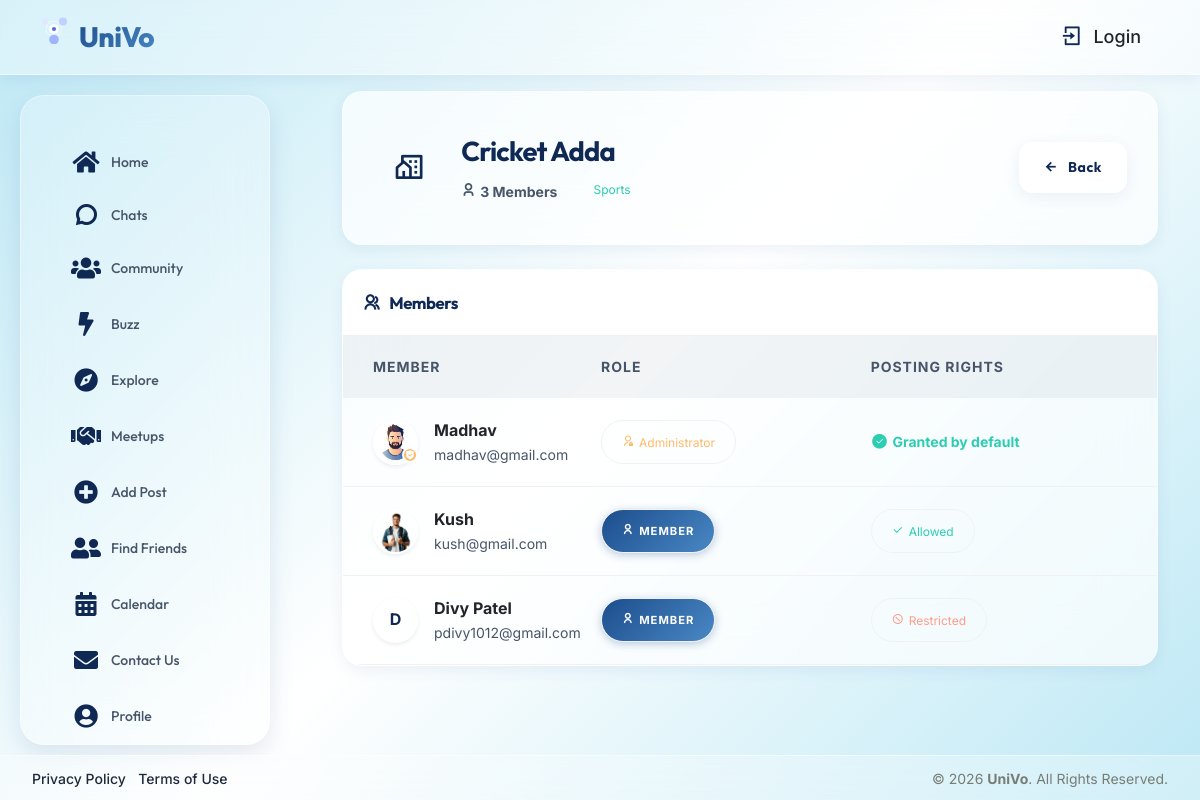
Before: /community/20/members/ (signed in) with the older database file.
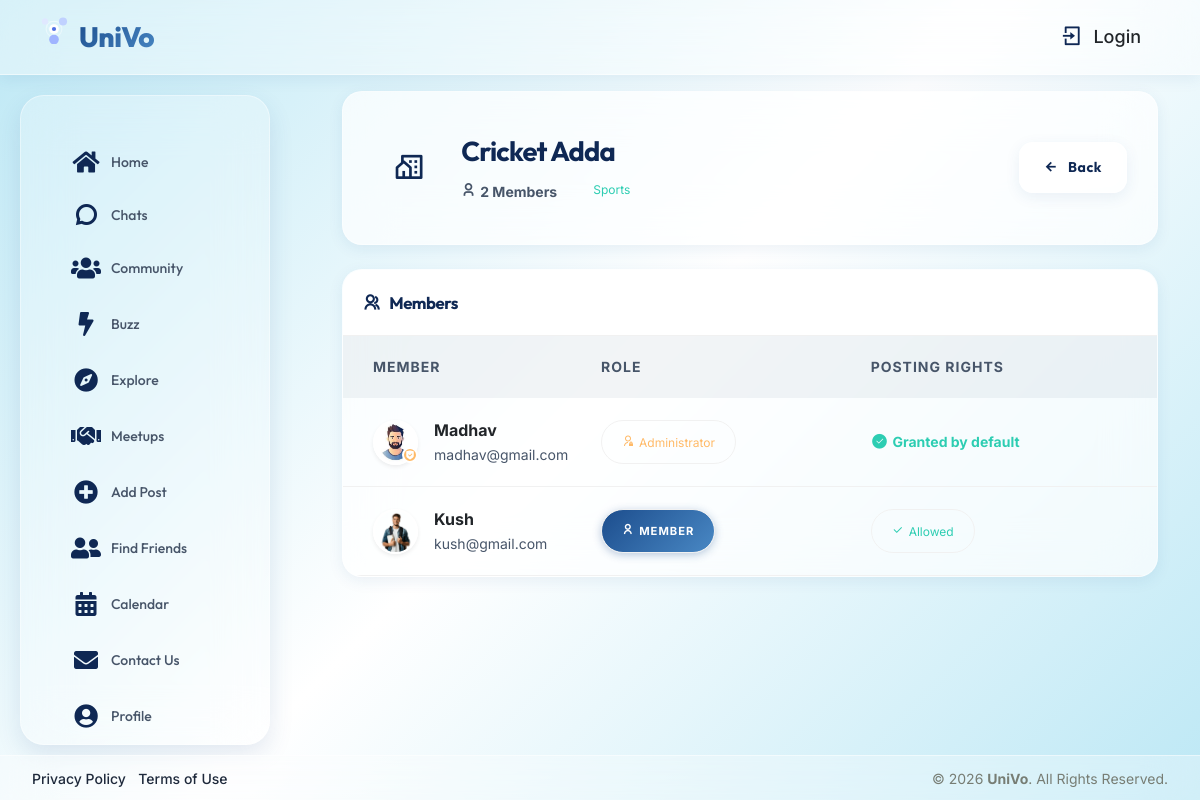
After: the same page with the newer database file.
### user/models.py (models this page shows, shortened)
class communitymember(models.Model):
    communitymemberid=models.AutoField(primary_key=True)
    communityid=models.ForeignKey(community,on_delete=models.CASCADE)
    userid=models.ForeignKey(user,on_delete=models.CASCADE)
    status=models.IntegerField()
    role=models.CharField(max_length=10, choices=ROLE_CHOICES, default='member')
    can_post=models.BooleanField(default=False)
    post_request_status=models.IntegerField(default=0)
    addeddt=models.DateTimeField(auto_now=True)
    class Meta:
        verbose_name = "Community Member"
        verbose_name_plural = "Community Members"

class user(models.Model):
    userid=models.AutoField(primary_key=True)
    username=models.CharField(max_length=50)
    email=models.CharField(max_length=50)
    password=models.CharField(max_length=50)
    profile=models.ImageField(upload_to="assets/images/user/")
    bio=models.TextField(max_length=1000)
    gender=models.CharField(max_length=10)
    dob=models.DateField(validators=[no_future_date])
    cityid=models.ForeignKey(city,on_delete=models.CASCADE)
    registrationdt=models.DateTimeField(auto_now=True)
    last_checked_chats=models.DateTimeField(null=True, blank=True)
    last_checked_activity=models.DateTimeField(null=True, blank=True)
    last_checked_invites=models.DateTimeField(null=True, blank=True)
    last_seen=models.DateTimeField(null=True, blank=True)
    google_id=models.CharField(max_length=255, null=True, blank=True)  # Google OAuth user ID
    phone=models.CharField(max_length=15, null=True, blank=True)

### user/views.py (the view)
# urls.py: path('community/<int:community_id>/members/', views.group_members, name='group_members'),
def group_members(request, community_id):
    userid = request.session.get('userid')
    if not userid:
        return redirect('signin')
    c = community.objects.get(pk=community_id)
    members = communitymember.objects.filter(communityid=c, status=1).select_related('userid')
    pending = communitymember.objects.filter(communityid=c, status=0).select_related('userid')
    is_admin = _is_community_admin(userid, c)
    pending_posting_requests = None
    if is_admin:
        pending_posting_requests = communitymember.objects.filter(communityid=c, post_request_status=1).select_related('userid')
    data = {
        'community': c,
        'members': members,
        'pending': pending,
        'pending_posting_requests': pending_posting_requests,
        'is_admin': is_admin,
    }
    return render(request, 'group_members.html', data)

### user/views.py (called while the page is built)
def _is_community_admin(user_id, community_obj):
    if community_obj.userid.userid == user_id:
        return True
    return communitymember.objects.filter(
        communityid=community_obj, userid__userid=user_id, role='admin'
    ).exists()

### user/templates/group_members.html (shortened to what the changed rows need)
{% extends "base.html" %}
{% block content %}
<div class="content-inner" id="page_layout">
    <div class="container-fluid">
        <div class="card border-0 shadow-sm mb-4" style="background: linear-gradient(135deg, white 0%, rgba(15, 40, 84, 0.02) 100%);">
            <div class="card-body d-flex align-items-center justify-content-between flex-wrap gap-4 py-4 px-4">
                <div class="d-flex align-items-center gap-3">
                    <div>
                        <div class="d-flex align-items-center gap-3 mt-1">
                            <span class="text-muted small fw-bold"><i class="ri-user-3-line me-1"></i>{{ members|length }} Members</span>
                            <span class="badge bg-success-subtle text-success rounded-pill px-3">{{ community.categoryid.categoryname }}</span>
                        </div>
                    </div>
                </div>
            </div>
        </div>
        <div class="card border-0 shadow-lg overflow-hidden">
            <div class="card-body p-0">
                <div class="table-responsive">
                    <table class="table table-hover align-middle mb-0">
                        <thead style="background: rgba(15, 40, 84, 0.05);">
                            <tr>
                                <th class="ps-4 py-3 text-muted text-uppercase small fw-bold" style="width: 250px; letter-spacing: 1px;">Member</th>
                                <th class="py-3 text-muted text-uppercase small fw-bold" style="letter-spacing: 1px;">Role</th>
                                <th class="py-3 text-muted text-uppercase small fw-bold" style="letter-spacing: 1px;">Posting Rights</th>
                            </tr>
                        </thead>
                        <tbody>
                            {% for m in members %}
                            <tr class="transition">
                                <td class="ps-4 py-3">
                                    <div class="d-flex align-items-center gap-3">
                                        <div class="position-relative">
                                            {% if m.userid.profile %}
                                            <img src="{{ m.userid.profile.url }}" class="rounded-circle border border-2 border-white shadow-sm" alt=""
                                                style="width:45px;height:45px;object-fit:cover;">
                                            {% else %}
                                            <div class="rounded-circle bg-primary-subtle text-primary d-flex align-items-center justify-content-center fw-bold shadow-sm"
                                                style="width:45px;height:45px;font-size:16px;">
                                                {{ m.userid.username|first|upper }}
                                            </div>
                                            {% endif %}
                                            {% if m.role == 'admin' %}
                                            <div class="position-absolute bottom-0 end-0 bg-warning rounded-circle d-flex align-items-center justify-content-center border border-2 border-white" style="width:16px;height:16px; margin-bottom: 2px;">
                                                <i class="ri-shield-check-fill text-white" style="font-size: 10px;"></i>
                                            </div>
                                            {% endif %}
                                        </div>
                                        <div>
                                            <div class="fw-bold text-dark">{{ m.userid.username }}</div>
                                            <div class="small text-muted">{{ m.userid.email }}</div>
                                        </div>
                                    </div>
                                </td>
                                <td class="py-3">
                                    {% if m.role == 'admin' %}
                                    <span class="badge rounded-pill bg-warning-subtle text-warning border border-warning-subtle px-3 py-2">
                                        <i class="ri-admin-line me-1"></i>Administrator
                                    </span>
                                    {% else %}
                                    <span class="badge rounded-pill bg-primary-subtle text-primary border border-primary-subtle px-3 py-2">
                                        <i class="ri-user-line me-1"></i>Member
                                    </span>
                                    {% endif %}
                                </td>
                                <td class="py-3">
                                    {% if m.role == 'admin' %}
                                    <span class="text-success small fw-bold d-flex align-items-center">
                                        <i class="ri-checkbox-circle-fill me-1 fs-5"></i> Granted by default
                                    </span>
                                    {% elif m.can_post %}
                                    <span class="badge rounded-pill bg-success-subtle text-success border border-success-subtle px-3 py-2">
                                        <i class="ri-check-line me-1"></i>Allowed
                                    </span>
                                    {% else %}
                                    <span class="badge rounded-pill bg-danger-subtle text-danger border border-danger-subtle px-3 py-2">
                                        <i class="ri-forbid-line me-1"></i>Restricted
                                    </span>
                                    {% endif %}
                                </td>
                            </tr>
                            {% empty %}
                            <tr>
                                <td colspan="6" class="text-center py-5 text-muted">No members in this group yet.</td>
                            </tr>
                            {% endfor %}
                        </tbody>
                    </table>
                </div>
            </div>
        </div>
    </div>
</div>
{% endblock %}

Changed rows visible on the page:
removed communitymember: userid.username|first "D", userid.username "Divy Patel", userid.email "pdivy1012@gmail.com", role "member" (drawn)
Other visible differences:
{{ members|length }}: "3" → "2"
